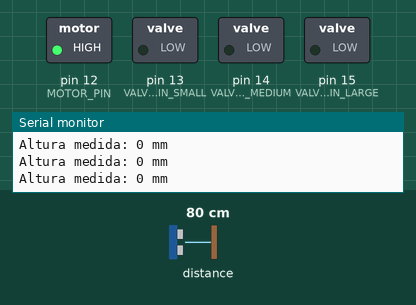
Recording of a sketch running on a simulated Arduino Uno, built with avr-gcc and run on an emulated ATmega328P. Parts: switched loads named in the sketch (green lamp = pin HIGH), the last lines printed to the serial monitor. Dashed ring = blinking. Inputs (shaded band) come from the test bench; at power-on: distance to the obstacle 80 cm.

Above: at 1.4 s.
1.5 s: distance to the obstacle set to 21 cm
3.0 s: distance to the obstacle set to 18 cm
At 3.6 s:
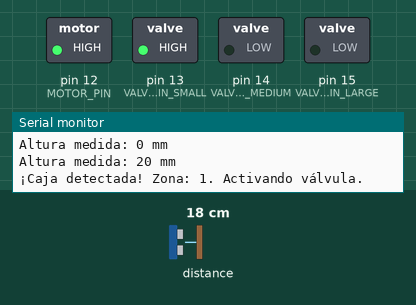
6.0 s: distance to the obstacle set to 15 cm
At 7.3 s:
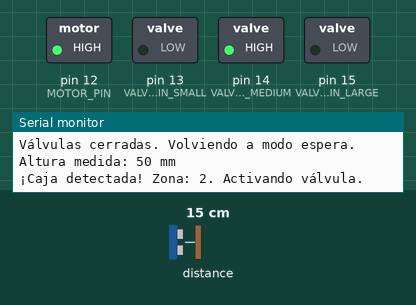
9.0 s: distance to the obstacle set to 12 cm
At 9.7 s:
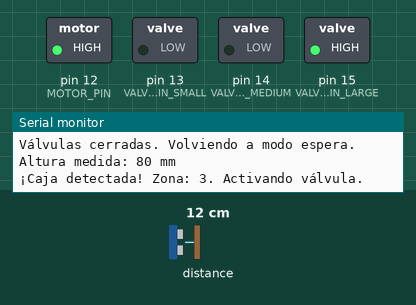
Timing chart, 0 to 13.0 s (numbered marks = the images above; inputs shaded):
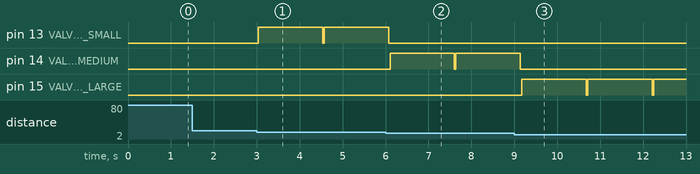

The sketch:

clasificador_electroneumatico.ino
```cpp
#include <Wire.h>
#include <Adafruit_VL53L0X.h>

Adafruit_VL53L0X lox = Adafruit_VL53L0X();

const int MOTOR_PIN = 12;
const int VALVE_PIN_SMALL = 13;
const int VALVE_PIN_MEDIUM = 14;
const int VALVE_PIN_LARGE = 15;

const int DISTANCIA_BASE_CINTA = 200;
const int UMBRAL_PEQUENA = 30;
const int UMBRAL_MEDIANA = 60;
const int UMBRAL_GRANDE = 90;

const unsigned long TIEMPO_VALVULA_ABIERTA_MS = 1500;
const unsigned long INTERVALO_LECTURA_SENSOR_MS = 300;

const int SENSOR_STATUS_OK = 0;

enum SystemState {
  STATE_ESPERANDO_CAJA,
  STATE_VALVULA_ACTIVA
};

SystemState currentState = STATE_ESPERANDO_CAJA;

unsigned long timerValvula = 0;
unsigned long timerLecturaSensor = 0;

void setup() {
  Serial.begin(115200);

  Wire.begin();

  pinMode(MOTOR_PIN, OUTPUT);
  pinMode(VALVE_PIN_SMALL, OUTPUT);
  pinMode(VALVE_PIN_MEDIUM, OUTPUT);
  pinMode(VALVE_PIN_LARGE, OUTPUT);

  cerrarTodasLasValvulas();
  digitalWrite(MOTOR_PIN, HIGH);

  if (!lox.begin()) {
    Serial.println("Error al iniciar el VL53L0X. Verifique conexiones.");
    while (1);
  }

  Serial.println("Sistema clasificador listo: cinta en marcha.");
}

void loop() {
  if (currentState == STATE_ESPERANDO_CAJA) {
    handleEstadoEsperando();
  }
  else if (currentState == STATE_VALVULA_ACTIVA) {
    handleEstadoValvula();
  }
}

void handleEstadoEsperando() {
  if (millis() - timerLecturaSensor < INTERVALO_LECTURA_SENSOR_MS) {
    return;
  }
  timerLecturaSensor = millis();

  VL53L0X_RangingMeasurementData_t measure;
  lox.rangingTest(&measure, false);

  if (measure.RangeStatus <= SENSOR_STATUS_OK) {
    int dist = measure.RangeMilliMeter;
    int altura = DISTANCIA_BASE_CINTA - dist;

    if (altura < 0) altura = 0;

    Serial.print("Altura medida: ");
    Serial.print(altura);
    Serial.println(" mm");

    int zona = classifyBox(altura);

    if (zona > 0) {
      activarValvula(zona);
    }

  } else {
    Serial.println("... esperando caja");
  }
}

void handleEstadoValvula() {
  if (millis() > timerValvula) {
    cerrarTodasLasValvulas();
  }
}

int classifyBox(int altura) {
  if (altura > 0 && altura <= UMBRAL_PEQUENA) return 1;
  else if (altura > UMBRAL_PEQUENA && altura <= UMBRAL_MEDIANA) return 2;
  else if (altura > UMBRAL_MEDIANA && altura <= UMBRAL_GRANDE) return 3;
  else return 0;
}

void activarValvula(int zone) {
  Serial.print("¡Caja detectada! Zona: ");
  Serial.print(zone);
  Serial.println(". Activando válvula.");

  switch (zone) {
    case 1: digitalWrite(VALVE_PIN_SMALL, HIGH); break;
    case 2: digitalWrite(VALVE_PIN_MEDIUM, HIGH); break;
    case 3: digitalWrite(VALVE_PIN_LARGE, HIGH); break;
  }

  timerValvula = millis() + TIEMPO_VALVULA_ABIERTA_MS;

  currentState = STATE_VALVULA_ACTIVA;
}

void cerrarTodasLasValvulas() {
  digitalWrite(VALVE_PIN_SMALL, LOW);
  digitalWrite(VALVE_PIN_MEDIUM, LOW);
  digitalWrite(VALVE_PIN_LARGE, LOW);

  if (currentState == STATE_VALVULA_ACTIVA) {
    Serial.println("Válvulas cerradas. Volviendo a modo espera.");
    currentState = STATE_ESPERANDO_CAJA;
  }
}
```

Measured:
- the behaviour switches between 20 and 19 cm on distance to the obstacle (found by bisection; images 0 and 1)
- the behaviour switches between 17 and 16 cm on distance to the obstacle (found by bisection; images 1 and 2)
- the behaviour switches between 14 and 13 cm on distance to the obstacle (found by bisection; images 2 and 3)
- after the input at 3.0 s, pin 13 (VALVE_PIN_SMALL): LOW → HIGH at once, → LOW 1.5 s later, → HIGH 0.03 s later
- after the input at 6.0 s, pin 13 (VALVE_PIN_SMALL): goes on until 6.1 s, then stays LOW; pin 14 (VALVE_PIN_MEDIUM): LOW → HIGH after 0.10 s, → LOW 1.5 s later, → HIGH 0.03 s later
- after the input at 9.0 s, pin 14 (VALVE_PIN_MEDIUM): goes on until 9.1 s, then stays LOW; pin 15 (VALVE_PIN_LARGE): alternates HIGH for 1.5 s and LOW for 0.03 s, starting after 0.17 s
